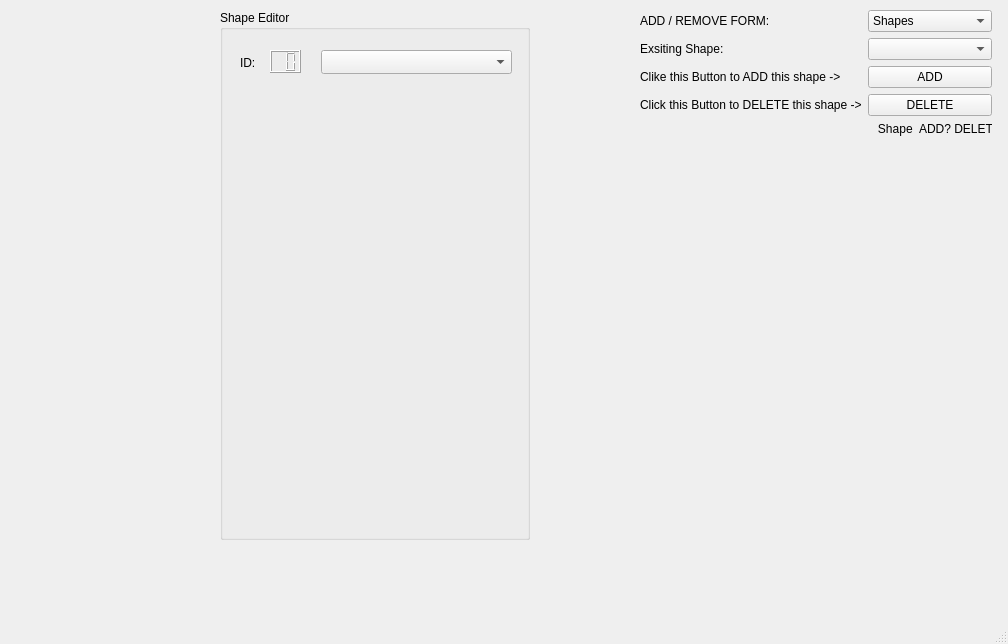
<?xml version="1.0" encoding="UTF-8"?>
<ui version="4.0">
 <class>ShapeWindow</class>
 <widget class="QMainWindow" name="ShapeWindow">
  <property name="geometry">
   <rect>
    <x>0</x>
    <y>0</y>
    <width>1008</width>
    <height>644</height>
   </rect>
  </property>
  <property name="windowTitle">
   <string>ShapeWindow</string>
  </property>
  <widget class="QWidget" name="centralwidget">
   <widget class="QWidget" name="formLayoutWidget">
    <property name="geometry">
     <rect>
      <x>640</x>
      <y>10</y>
      <width>352</width>
      <height>491</height>
     </rect>
    </property>
    <layout class="QFormLayout" name="formLayout">
     <item row="0" column="0">
      <widget class="QLabel" name="addRemoveInfo">
       <property name="text">
        <string>ADD / REMOVE FORM: </string>
       </property>
      </widget>
     </item>
     <item row="0" column="1">
      <widget class="QComboBox" name="allShapes">
       <item>
        <property name="text">
         <string>Shapes</string>
        </property>
       </item>
       <item>
        <property name="text">
         <string>Polygon</string>
        </property>
       </item>
       <item>
        <property name="text">
         <string>Polyline</string>
        </property>
       </item>
       <item>
        <property name="text">
         <string>Rectangle</string>
        </property>
       </item>
       <item>
        <property name="text">
         <string>Ellipse</string>
        </property>
       </item>
       <item>
        <property name="text">
         <string>Line</string>
        </property>
       </item>
      </widget>
     </item>
     <item row="1" column="0">
      <widget class="QLabel" name="existShapeInfo">
       <property name="text">
        <string>Exsiting Shape:</string>
       </property>
      </widget>
     </item>
     <item row="1" column="1">
      <widget class="QComboBox" name="selectedShapes"/>
     </item>
     <item row="2" column="0">
      <widget class="QLabel" name="addInfo">
       <property name="text">
        <string>Clike this Button to ADD this shape -&gt;</string>
       </property>
      </widget>
     </item>
     <item row="2" column="1">
      <widget class="QPushButton" name="pushButton_2">
       <property name="text">
        <string>ADD</string>
       </property>
      </widget>
     </item>
     <item row="3" column="0">
      <widget class="QLabel" name="deleteInfo">
       <property name="text">
        <string>Click this Button to DELETE this shape -&gt;</string>
       </property>
      </widget>
     </item>
     <item row="3" column="1">
      <widget class="QPushButton" name="pushButton">
       <property name="text">
        <string>DELETE</string>
       </property>
      </widget>
     </item>
     <item row="5" column="0">
      <layout class="QHBoxLayout" name="horizontalLayout"/>
     </item>
     <item row="4" column="1">
      <layout class="QHBoxLayout" name="horizontalLayout_2">
       <item>
        <widget class="QLabel" name="shapeName">
         <property name="text">
          <string>   Shape</string>
         </property>
        </widget>
       </item>
       <item>
        <widget class="QLabel" name="addOrDelete">
         <property name="text">
          <string>ADD? DELETE?</string>
         </property>
        </widget>
       </item>
      </layout>
     </item>
    </layout>
   </widget>
   <widget class="QGroupBox" name="shapeEditor">
    <property name="geometry">
     <rect>
      <x>220</x>
      <y>10</y>
      <width>310</width>
      <height>530</height>
     </rect>
    </property>
    <property name="title">
     <string>Shape Editor</string>
    </property>
    <widget class="QLabel" name="label">
     <property name="geometry">
      <rect>
       <x>20</x>
       <y>45</y>
       <width>21</width>
       <height>16</height>
      </rect>
     </property>
     <property name="text">
      <string>ID:</string>
     </property>
    </widget>
    <widget class="QComboBox" name="shapeComboBox">
     <property name="geometry">
      <rect>
       <x>101</x>
       <y>40</y>
       <width>191</width>
       <height>24</height>
      </rect>
     </property>
    </widget>
    <widget class="QLCDNumber" name="idLCD">
     <property name="geometry">
      <rect>
       <x>50</x>
       <y>40</y>
       <width>31</width>
       <height>23</height>
      </rect>
     </property>
     <property name="digitCount">
      <number>2</number>
     </property>
    </widget>
    <widget class="QWidget" name="formLayoutWidget_2">
     <property name="geometry">
      <rect>
       <x>20</x>
       <y>80</y>
       <width>271</width>
       <height>421</height>
      </rect>
     </property>
     <layout class="QFormLayout" name="shapeForm"/>
    </widget>
   </widget>
   <widget class="QWidget" name="pWidget" native="true">
    <property name="geometry">
     <rect>
      <x>10</x>
      <y>10</y>
      <width>120</width>
      <height>80</height>
     </rect>
    </property>
   </widget>
  </widget>
  <widget class="QMenuBar" name="menubar">
   <property name="geometry">
    <rect>
     <x>0</x>
     <y>0</y>
     <width>1008</width>
     <height>21</height>
    </rect>
   </property>
  </widget>
  <widget class="QStatusBar" name="statusbar"/>
 </widget>
 <resources/>
 <connections>
  <connection>
   <sender>pushButton</sender>
   <signal>clicked()</signal>
   <receiver>addOrDelete</receiver>
   <slot>show()</slot>
   <hints>
    <hint type="sourcelabel">
     <x>862</x>
     <y>145</y>
    </hint>
    <hint type="destinationlabel">
     <x>912</x>
     <y>332</y>
    </hint>
   </hints>
  </connection>
  <connection>
   <sender>pushButton_2</sender>
   <signal>clicked()</signal>
   <receiver>addOrDelete</receiver>
   <slot>show()</slot>
   <hints>
    <hint type="sourcelabel">
     <x>862</x>
     <y>115</y>
    </hint>
    <hint type="destinationlabel">
     <x>912</x>
     <y>332</y>
    </hint>
   </hints>
  </connection>
  <connection>
   <sender>allShapes</sender>
   <signal>currentTextChanged(QString)</signal>
   <receiver>shapeName</receiver>
   <slot>show()</slot>
   <hints>
    <hint type="sourcelabel">
     <x>862</x>
     <y>55</y>
    </hint>
    <hint type="destinationlabel">
     <x>863</x>
     <y>332</y>
    </hint>
   </hints>
  </connection>
  <connection>
   <sender>allShapes</sender>
   <signal>currentTextChanged(QString)</signal>
   <receiver>selectedShapes</receiver>
   <slot>clear()</slot>
   <hints>
    <hint type="sourcelabel">
     <x>952</x>
     <y>49</y>
    </hint>
    <hint type="destinationlabel">
     <x>952</x>
     <y>71</y>
    </hint>
   </hints>
  </connection>
 </connections>
</ui>
